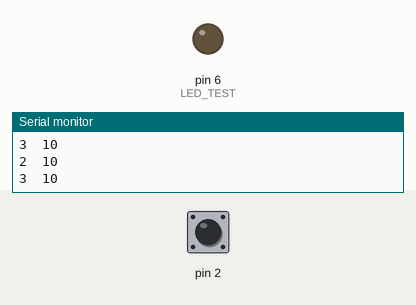
A sketch run on a simulated Arduino Uno, built with avr-gcc and run on an emulated ATmega328P. Shown: output pins drawn as LEDs (lit = HIGH), the last lines printed to the serial monitor. The inputs (shaded band) are chosen by the test bench; at power-on: pin 2 HIGH.

Above: at 1.2 s.
1.3 s: pin 2 pulled LOW for 0.15 s
At 1.44 s:
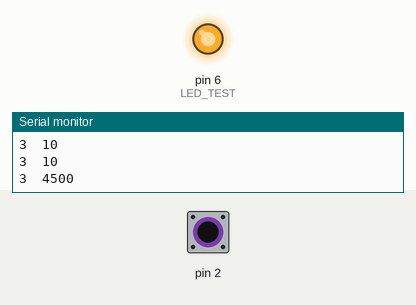
3.0 s: pin 2 pulled LOW for 3.2 s
At 7.3 s:
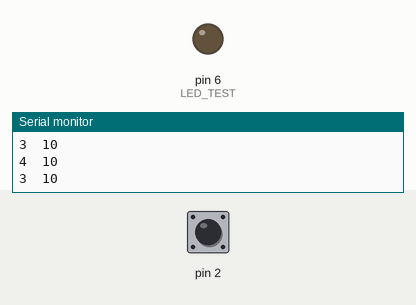
Timing chart, 0 to 8.8 s (numbered marks = the images above; inputs shaded):
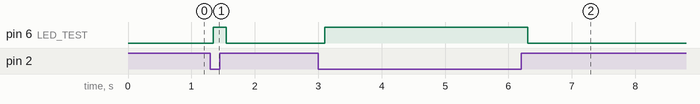

The sketch:

RHMS_Sensor_capacitivo_teclado_de_Tesla.ino
```cpp
#include <CapacitiveSensor.h>

/*
 * CapitiveSense Library Demo Sketch
 * Paul Badger 2008
 * Uses a high value resistor e.g. 10M between send pin and receive pin
 * Resistor effects sensitivity, experiment with values, 50K - 50M. Larger resistor values yield larger sensor values.
 * Receive pin is the sensor pin - try different amounts of foil/metal on this pin
 */


CapacitiveSensor   cs_4_2 = CapacitiveSensor(4,2);        // 10M resistor between pins 4 & 2, pin 2 is sensor pin, add a wire and or foil if desired
//CapacitiveSensor   cs_4_6 = CapacitiveSensor(4,6);        // 10M resistor between pins 4 & 6, pin 6 is sensor pin, add a wire and or foil
//CapacitiveSensor   cs_4_8 = CapacitiveSensor(4,8);        // 10M resistor between pins 4 & 8, pin 8 is sensor pin, add a wire and or foil

int LED_TEST = 6;

void setup()
{
   cs_4_2.set_CS_AutocaL_Millis(0xFFFFFFFF);     // turn off autocalibrate on channel 1 - just as an example
   Serial.begin(9600);
   pinMode(LED_TEST, OUTPUT);
}

void loop()
{
    long start = millis();
    long total1 =  cs_4_2.capacitiveSensor(30);
    //long total2 =  cs_4_6.capacitiveSensor(30);
    //long total3 =  cs_4_8.capacitiveSensor(30);

    Serial.print(millis() - start);        // check on performance in milliseconds
    Serial.print("\t");                    // tab character for debug windown spacing

    Serial.println(total1);                  // print sensor output 1
    //Serial.print(total1);                  // print sensor output 1
    //Serial.print("\t");
    //Serial.print(total2);                  // print sensor output 2
    //Serial.print("\t");
    //Serial.println(total3);                // print sensor output 3

    if (total1>700)
      digitalWrite(LED_TEST, HIGH);   // turn the LED on (HIGH is the voltage level)
    else
      digitalWrite(LED_TEST, LOW);

    delay(100);                             // arbitrary delay to limit data to serial port
}
```

Measured:
- after the input at 1.3 s, pin 6 (LED_TEST): LOW → HIGH after 0.05 s, → LOW 0.21 s later
- after the input at 3.0 s, pin 6 (LED_TEST): LOW → HIGH after 0.10 s, → LOW 3.2 s later
